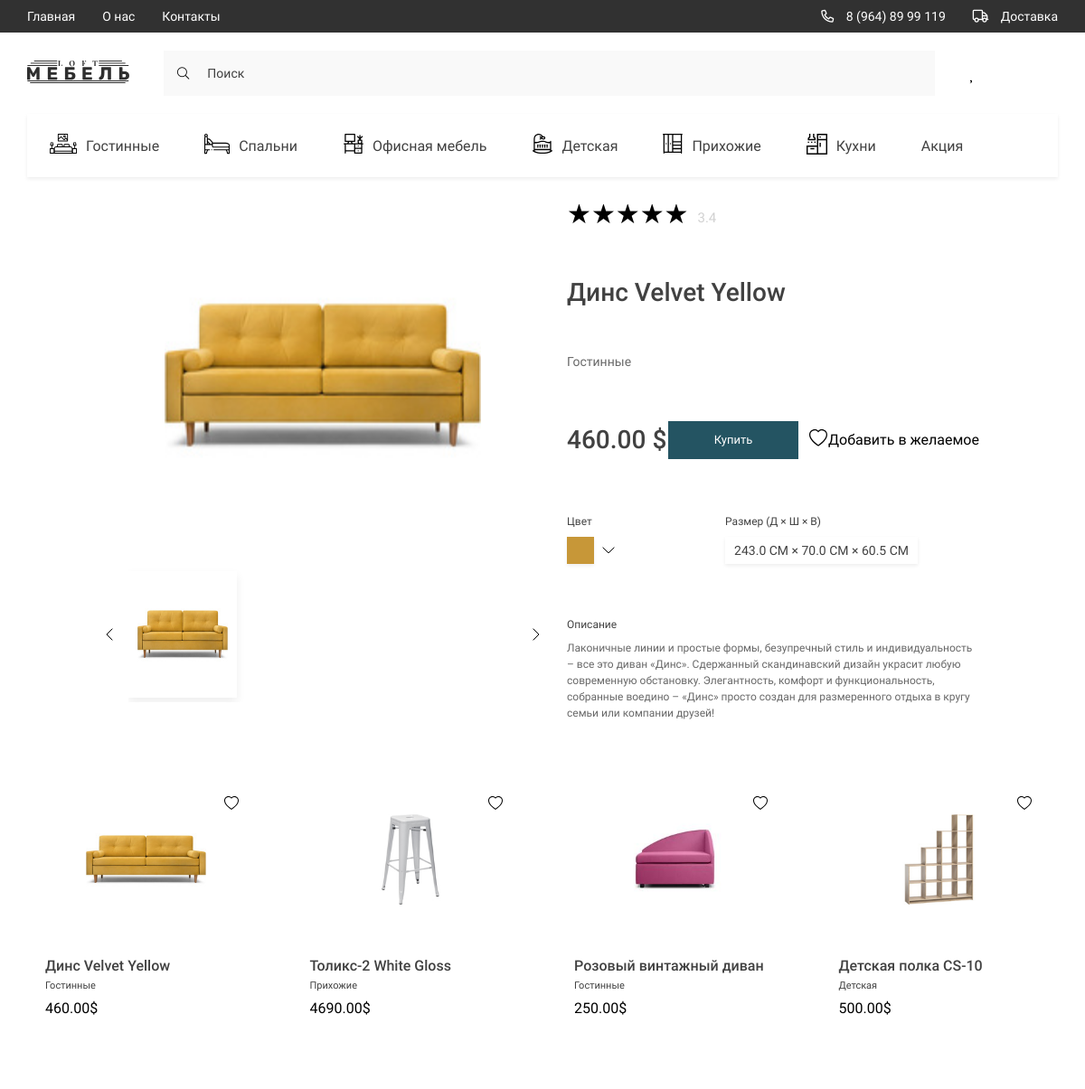
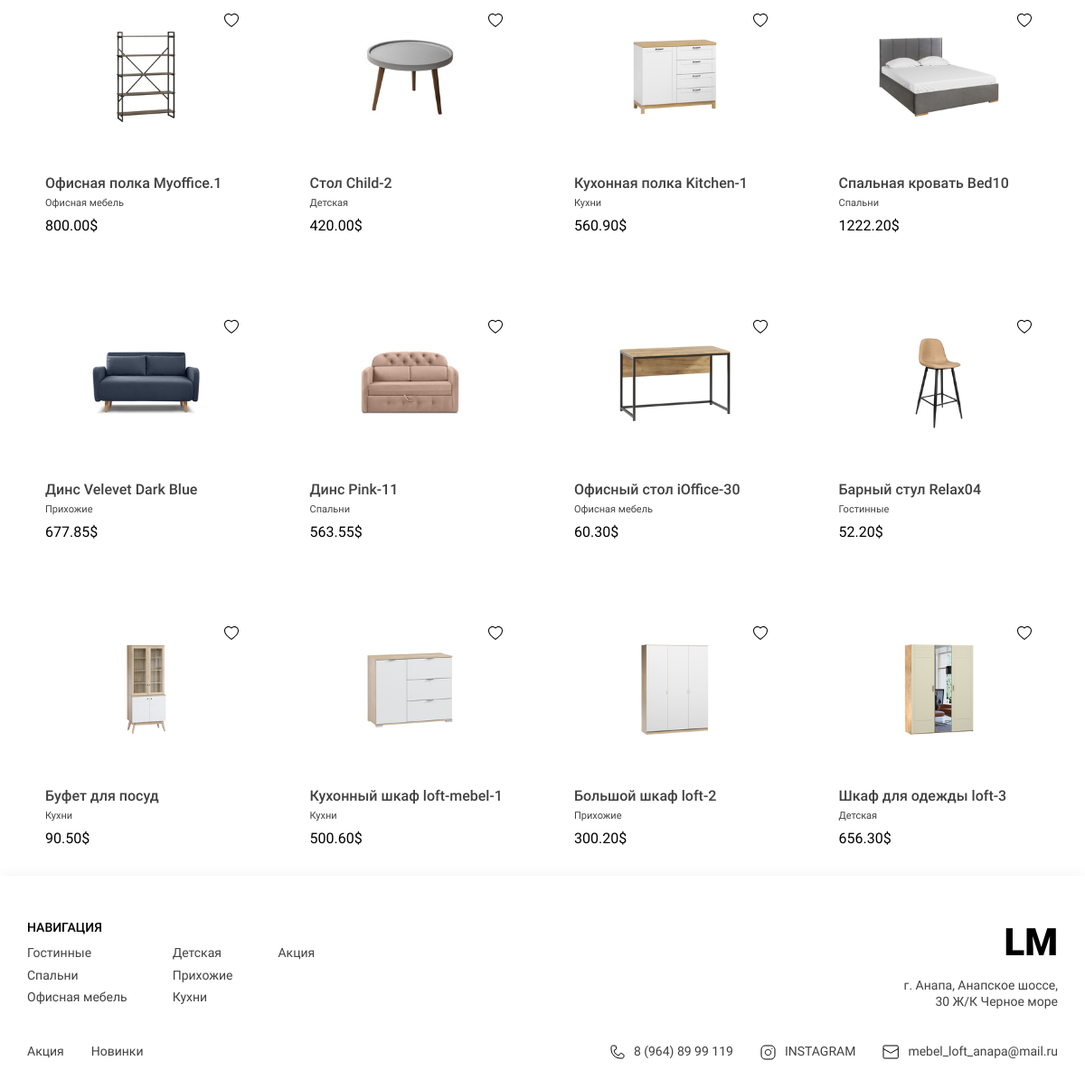
The page /product/dins-velvet-yellow/svetlo-korichnevyj on the database its author committed (2 pictures, top to bottom).
### store/models.py (models this page shows, shortened)
class Category(models.Model):
    title = models.CharField(max_length=255, verbose_name='Категория')
    svg = models.FileField(null=True, blank=True, upload_to='category/', verbose_name='Картина svg')
    svg_mobile = models.FileField(null=True, blank=True, upload_to='category/mobile_svg',
                                  verbose_name='Картнина мобильной версии svg')
    slug = models.SlugField(verbose_name='Слаг', unique=True, null=True)
    def __str__(self):
        return self.title
    class Meta:
        verbose_name = 'Категория'
        verbose_name_plural = 'Категории'
    def get_absolute_url(self):
        return reverse('category', kwargs={'slug': self.slug})

class Gallery(models.Model):
    Product = models.ForeignKey(Product, on_delete=models.CASCADE, verbose_name='Product', related_name='images')
    image = models.ImageField(upload_to='gallery/', verbose_name='Image')
    class Meta:
        verbose_name = 'Gallery'
        verbose_name_plural = 'Galleries'

class Product(models.Model):
    title = models.CharField(max_length=255, verbose_name='Title')
    category = models.ForeignKey(Category, on_delete=models.CASCADE, verbose_name='Category')
    price = models.DecimalField(max_digits=12, decimal_places=2, verbose_name='Price')
    color = models.CharField(max_length=255, default='Black', verbose_name='Color')
    rating = models.FloatField(default=0, verbose_name='Rating')
    quantity_in_storage = models.IntegerField(default=0, verbose_name='Quantity')
    description = models.TextField(default='Here will be description of product', verbose_name='Discreption')
    depth = models.FloatField(default=0, verbose_name='Depth')
    width = models.FloatField(default=0, verbose_name='Width')
    height = models.FloatField(default=0, verbose_name='Height')
    slug = models.SlugField(verbose_name='Slug', unique=True, null=True)
    class Meta:
        verbose_name = 'Продукт'
        verbose_name_plural = 'Продукты'
    def get_first_image(self):
        error_image = 'https://www.autoglushitel.com/wp-content/uploads/2018/12/13124-600x600.jpg'
        if self.images:
            try:
                return self.images.first().image.url
            except:
                return error_image
        else:
            return error_image

class AvailableColors(models.Model):
    product = models.ForeignKey(Product, on_delete=models.CASCADE, related_name='colors')
    color_name = models.CharField(max_length=255, verbose_name='Цвет')
    color_code = models.CharField(max_length=255, verbose_name='Код цвета')
    slug = models.SlugField(verbose_name='Slug', null=True)
    class Meta:
        verbose_name = 'Цвет'
        verbose_name_plural = 'Цвета'

### store/views.py (the view)
# urls.py: path('product/<slug:product_slug>/<slug:color_slug>', product_color, name='product_color'),
def product_color(request, product_slug, color_slug):
    topic_product = Product.objects.get(slug=product_slug)
    topic_color = topic_product.colors.get(slug=color_slug)
    products = Product.objects.all()
    context = {
        'topic_product': topic_product,
        'products': products,
        'topic_color': topic_color,
        'title': f'Продукт: {topic_product.title}'
    }
    return render(request, 'store/product.html', context=context)

### store/templatetags/store_tags.py (called while the page is built)
@register.simple_tag()
def get_categories():
    return Category.objects.all()

@register.simple_tag()
def get_footer_categories():
    categories = Category.objects.all()
    footer_categories, footer_subcategories = [], []
    index = 0
    for category in categories:
        if len(footer_subcategories) >= 3:
            temp = footer_subcategories.copy()
            footer_categories.append(temp)
            footer_subcategories.clear()
            if len(categories[index::]) <= 3:
                footer_categories += [categories[index::]]
        index += 1
        footer_subcategories.append(category)
    return footer_categories

### store/templates/store/product.html (shortened to what this page needs)
{% extends 'base.html' %}
{% load static %}
{% block main %}
<div class="product__slider">
    <div class="product__slider-content">
        {% include 'store/components/_product_slider_lines.html' %}
        {% include 'store/components/_product_slider_panel.html' %}
    </div>
        {% include 'store/components/_product_slider_parameters.html' %}
</div>
<div class="container">
    {% include 'store/components/product_card.html' %}
</div>
{% endblock main %}

### templates/components/header/_header_list.html
{% load store_tags %}
{% get_categories as categories %}
<ul class="header__list _categories">
    {% for category in categories %}
    <li>
        <a href="{{ category.get_absolute_url }}" class="header__list-links">
            <span class="header__list-img">
                {% if category.svg %}
                <img src="{{ category.svg.url }}" alt="icons">
                {% endif %}
            </span>
            {{ category.title }}
        </a>
    </li>
    {% endfor %}
</ul>

### store/templates/store/components/_product_slider_lines.html
<div class="sliderLines">
    {% for image in topic_product.images.all %}
    <div class="product__slider-item active">
        <img src="{{ image.image.url }}" alt="banner" width="300px" height="300px"
             class="product__slider-img">
    </div>
    {% endfor %}
</div>

### store/templates/store/components/_product_slider_panel.html
{% load static %}
<div class="product__slider-panel">
    <ul class="product__slider-indicators">
        {% for image in topic_product.images.all %}
        <li>
            <a href="#!" class="indicators__links active">
                <img src="{{ image.image.url }}" alt="products" width="100px" height="100px">
            </a>
        </li>
        {% endfor %}
    </ul>
    <div class="product__slider-btns">
        <button class="btn__next">
            <img src="{% static 'store/image/arrow-black.svg' %}" alt="arrow">
        </button>
        <button class="btn__prev">
            <img src="{% static 'store/image/arrow-black.svg' %}" alt="arrow">
        </button>
    </div>
</div>

### store/templates/store/components/_product_slider_parameters.html (shortened to what this page needs)
{% load static %}
<div class="product__slider-parameters">
    <div class="product__raiting">
        <div class="product__raiting-body">
            <div class="product__raiting-active"></div>
            <div class="product__raiting-items">
            </div>
        </div>
        <div class="product__raiting-value">{{ topic_product.rating }}</div>
    </div>
    <h1 class="product__title">{{ topic_product.title }}</h1>
    <span class="product__categories">{{ topic_product.category }}</span>
    <div class="product__links">
        <h2 class="product__links-price"><span>{{ topic_product.price }}</span> $</h2>
        {% if topic_product.quantity_in_storage <= 0 %}
        <a href="" class="product__links-buy">Отсутсвует</a>
        {% else %}
        <a href="#!" class="product__links-buy">Купить</a>
        {% endif %}
        {% if is_favorite %}
        <a href="{% url 'add_favorite_product' topic_product.slug %}" style=" margin-left:10px; text-decoration:none; color: red;">
            <svg style="width: 20px;
  height: 20px;" xmlns="http://www.w3.org/2000/svg" width="16" height="16" fill="currentColor"
                 class="bi bi-heart-fill" viewBox="0 0 16 16">
                <path fill-rule="evenodd"
                      d="M8 1.314C12.438-3.248 23.534 4.735 8 15-7.534 4.736 3.562-3.248 8 1.314z"/>
            </svg>
        </a>
        <span>Продукт в избранном</span>
        {% else %}
        <a href="{% url 'add_favorite_product' topic_product.slug %}" style="margin-left:10px; text-decoration:none; color: black;">
        </a>
        <span>Добавить в желаемое</span>
        {% endif %}
    </div>
    {% include 'store/components/_parameter_list.html' %}
    <p class="product__descr">
        <span class="product__descr-title">Описание</span>
        {{ topic_product.description }}
    </p>
</div>

### store/templates/store/components/_parameter_list.html (shortened to what this page needs)
{% load static %}
<ul class="paremeters__list">
    <li class="paremetes__list-item">
        <h3 class="paremeters__list-title">Цвет</h3>
        {% if not topic_color %}
        <a href="#!" class="paremeters__list-btn">
            <div style="width: 30px;
                                height: 30px;
                                background: {{ topic_product.get_first_color.color_code }};
                                box-shadow: 0px 2px 4px rgba(0, 0, 0, 0.07);"></div>
            <img src="{% static 'store/image/arrow-black.svg' %}" alt="arrow-down">
        </a>
        <div class="list__drop">
            <ul>
                {% for color_parameters in topic_product.colors.all %}
                <li style="margin-top:5px;"><a href="{% url 'product_color' topic_product.slug color_parameters.slug %}">
                    <div style="width: 30px;
                                height: 30px;
                                background: {{ color_parameters.color_code }};
                                box-shadow: 0px 2px 4px rgba(0, 0, 0, 0.07);"></div>
                </a></li>
                {% endfor %}
            </ul>
        </div>
        {% else %}
        <a href="#!" class="paremeters__list-btn">
            <div style="width: 30px;
                                height: 30px;
                                background: {{ topic_color.color_code }};
                                box-shadow: 0px 2px 4px rgba(0, 0, 0, 0.07);"></div>
            <img src="{% static 'store/image/arrow-black.svg' %}" alt="arrow-down">
        </a>
        {% endif %}
    </li>
    <li>
        <h3 class="paremeters__list-title">Размер (Д × Ш × В)</h3>
        <div class="paremeters__size">{{ topic_product.depth }} СМ × {{ topic_product.width }} СМ × {{ topic_product.height }} СМ
        </div>
    </li>
</ul>

### store/templates/store/components/product_card.html (shortened to what this page needs)
<section class="products">
    {% load store_tags %}
    {% if request.user.is_authenticated %}
    {% get_favorite_products request.user as fav_products %}
    {% endif %}
    <div class="products__content">
        {% for product in products %}
        <div class="products__item">
            {% if request.user.is_authenticated and product in fav_products %}
            <a href="{% url 'add_favorite_product' product.slug %}"
               style="margin-left:85%; text-decoration:none; color: red;">
                <svg xmlns="http://www.w3.org/2000/svg" width="16" height="16" fill="currentColor"
                     class="bi bi-heart-fill" viewBox="0 0 16 16">
                    <path fill-rule="evenodd"
                          d="M8 1.314C12.438-3.248 23.534 4.735 8 15-7.534 4.736 3.562-3.248 8 1.314z"/>
                </svg>
            </a>
            {% else %}
            <a href="{% url 'add_favorite_product' product.slug %}"
               style="margin-left:85%; text-decoration:none; color: black;">
            </a>
            {% endif %}
            <a href="{% url 'product' product.slug %}"> <img src="{{ product.get_first_image }}" alt=""
                                                             class="products__item-img" width="100px"
                                                             height="100px"></a>
            <div class="products__item-text">
                <h3 class="products__item-title">{{ product.title }}</h3>
                <div class="products__item-desrc">{{ product.category }}</div>
                <div class="products__item-price">{{ product.price }}$</div>
            </div>
        </div>
        {% endfor %}
    </div>
</section>

### templates/components/footer/_footer_navigate.html
{% load store_tags %}
{% get_footer_categories as main_categories %}
<div class="footer__navigate">
    <div class="footer__navigate-part">
        <h2 class="footer__navigate-title">НАВИГАЦИЯ</h2>
        <div class="footer__navigate-lists">
            {% for categories in main_categories %}
            <ul class="footer__navigate-list">
                {% for category in categories %}
                        <li><a href="{{ category.get_absolute_url }}" class="footer__navigate-links">{{ category.title }}</a></li>
                {% endfor %}
            </ul>
            {% endfor %}
        </div>
    </div>
    <div class="footer__navigate-part _right">
        <a href="./index.html" class="footer__logo">LM</a>
        <p class="footer__adress">г. Анапа, Анапское шоссе, 30 Ж/К Черное море</p>
    </div>
</div>

### rows shown on the page
Category: svg (picture), title "Гостинные"
Category: svg (picture), title "Спальни"
Category: svg (picture), title "Офисная мебель"
Category: svg (picture), title "Детская"
Category: svg (picture), title "Прихожие"
Category: svg (picture), title "Кухни"
Category: title "Акция"
Gallery: image (picture)
Product: rating "3.4", title "Динс Velvet Yellow", category "Гостинные", price "460.00", depth "243.0", width "70.0", height "60.5", description "Лаконичные линии и простые формы, безупречный стиль и индивидуальность – все это диван «Динс». Сдержанный скандинавский дизайн украсит любую современную обстановку. Элегантность, комфорт и функциональность, собранные воедино – «Динс» просто создан для размеренного отдыха в кругу семьи или компании друзей!", get_first_image (picture)
Product: get_first_image (picture), title "Толикс-2 White Gloss", category "Прихожие", price "4690.00"
Product: get_first_image (picture), title "Розовый винтажный диван", category "Гостинные", price "250.00"
Product: get_first_image (picture), title "Детская полка CS-10", category "Детская", price "500.00"
Product: get_first_image (picture), title "Офисная полка Myoffice.1", category "Офисная мебель", price "800.00"
Product: get_first_image (picture), title "Стол Child-2", category "Детская", price "420.00"
Product: get_first_image (picture), title "Кухонная полка Kitchen-1", category "Кухни", price "560.90"
Product: get_first_image (picture), title "Спальная кровать Bed10", category "Спальни", price "1222.20"
Product: get_first_image (picture), title "Динс Velevet Dark Blue", category "Прихожие", price "677.85"
Product: get_first_image (picture), title "Динс Pink-11", category "Спальни", price "563.55"
Product: get_first_image (picture), title "Офисный стол iOffice-30", category "Офисная мебель", price "60.30"
Product: get_first_image (picture), title "Барный стул Relax04", category "Гостинные", price "52.20"
Product: get_first_image (picture), title "Буфет для посуд", category "Кухни", price "90.50"
Product: get_first_image (picture), title "Кухонный шкаф loft-mebel-1", category "Кухни", price "500.60"
Product: get_first_image (picture), title "Большой шкаф loft-2", category "Прихожие", price "300.20"
Product: get_first_image (picture), title "Шкаф для одежды loft-3", category "Детская", price "656.30"
